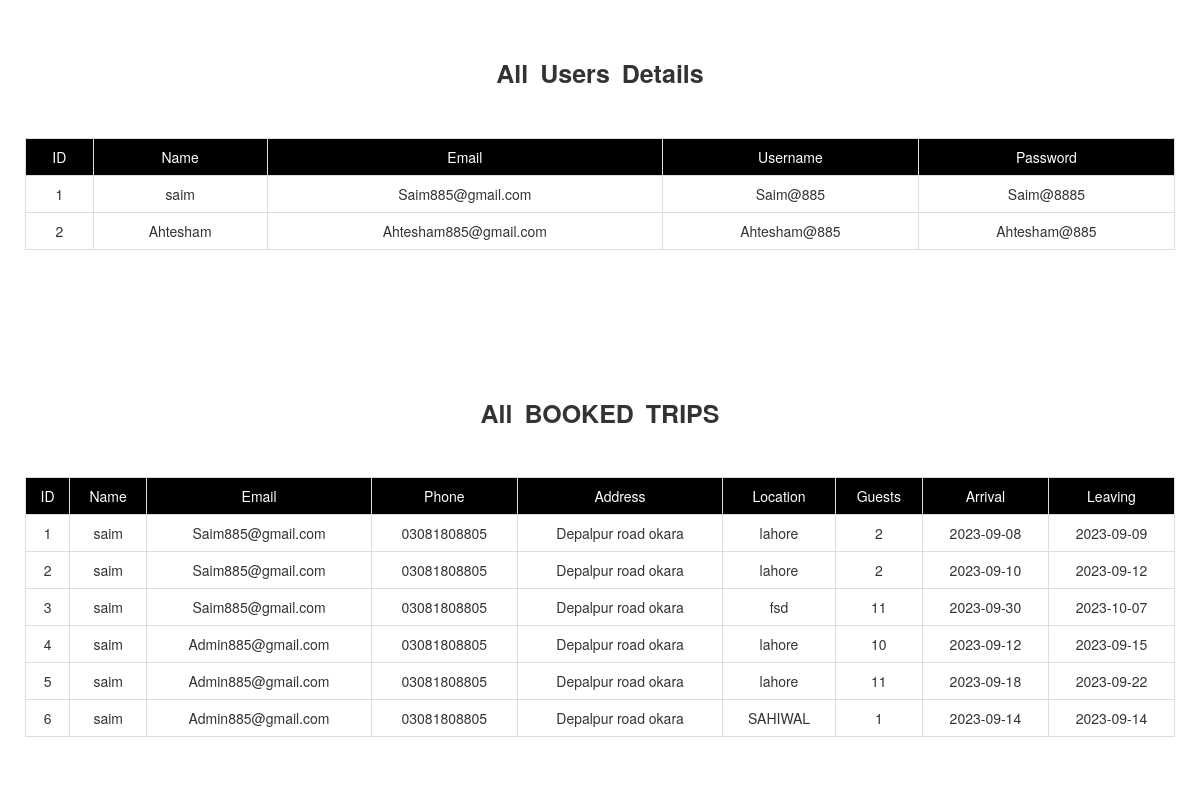
Screenshot of /admin-form.php (signed in) with the database file from the repository.
### tables this page shows
CREATE TABLE `data` (
  `id` int(255) NOT NULL,
  `name` varchar(255) NOT NULL,
  `email` varchar(255) NOT NULL,
  `username` varchar(255) NOT NULL,
  `password` varchar(255) NOT NULL
);

CREATE TABLE `book_form` (
  `id` int(255) NOT NULL,
  `name` varchar(255) NOT NULL,
  `fname` varchar(255) NOT NULL,
  `email` varchar(255) NOT NULL,
  `phone` varchar(255) NOT NULL,
  `address` varchar(255) NOT NULL,
  `location` varchar(255) NOT NULL,
  `guests` int(255) NOT NULL,
  `arrivals` date NOT NULL,
  `leaving` date NOT NULL
);

### admin-form.php (the view, shortened to what this page needs)
<?php
    $connection = mysqli_connect('localhost','root','','book_db');
?>
<!DOCTYPE html>
<html lang="en">
<head>
    <link rel="stylesheet" href="https://cdn.jsdelivr.net/npm/swiper@9/swiper-bundle.min.css"/>
    <link rel="stylesheet" href="https://cdnjs.cloudflare.com/ajax/libs/font-awesome/6.3.0/css/all.min.css">
    <link rel="stylesheet" href="assests/css/Bootstrap/css/bootstrap.min.css">
    <link rel="stylesheet" href="assests/css/style2.css">
</head>
<body>
    <div class="container-fluid">
        <div class="row">
            <div class="col">
                <div class="card">
                    <div class="card-header">
                        <h2 class="display-6">All Users Details</h2>
                    </div>
                    <div class="card-body">
                        <table class="table table-bordered">
                            <tr class="table-head">
                                <td>ID</td>
                                <td>Name</td>
                                <td>Email</td>
                                <td>Username</td>
                                <td>Password</td>
                            </tr>
                            <?php
                                $userdata = "select * from data";
                                $result = mysqli_query($connection,$userdata);
                                while($row = mysqli_fetch_assoc($result))
                                echo "
                                    <tr>
                                        <td>".$row['id']."</td>
                                        <td>".$row['name']."</td>
                                        <td>".$row['email']."</td>
                                        <td>".$row['username']."</td>
                                        <td>".$row['password']."</td>
                                     </tr>
                                "
                            ?>
                        </table>
                    </div>
                </div>
            </div>
        </div>
    </div>
    <div class="container-fluid" style="margin-top:70px">
        <div class="row">
            <div class="col">
                <div class="card">
                    <div class="card-header">
                        <h2 class="display-6">All BOOKED TRIPS</h2>
                    </div>
                    <div class="card-body">
                        <table class="table table-bordered">
                            <tr class="table-head">
                                <td>ID</td>
                                <td>Name</td>
                                <td>Email</td>
                                <td>Phone</td>
                                <td>Address</td>
                                <td>Location</td>
                                <td>Guests</td>
                                <td>Arrival</td>
                                <td>Leaving</td>
                            </tr>
                            <?php
                                $query = "select * from book_form";
                                $result = mysqli_query($connection,$query);
                                while($row = mysqli_fetch_assoc($result))
                                echo "
                                    <tr>
                                        <td>".$row['id']."</td>
                                        <td>".$row['name']."</td>
                                        <td>".$row['email']."</td>
                                        <td>".$row['phone']."</td>
                                        <td>".$row['address']."</td>
                                        <td>".$row['location']."</td>
                                        <td>".$row['guests']."</td>
                                        <td>".$row['arrivals']."</td>
                                        <td>".$row['leaving']."</td>
                                     </tr>
                                "
                            ?>
                        </table>
                    </div>
                </div>
            </div>
        </div>
    </div>
</body>
</html>

### assests/css/style2.css (style rules this page uses)
.container-fluid { margin: 20px; padding:20px; text-align: center; justify-content: center; }
.container-fluid h2 { margin-bottom: 50px; font-size: 25px; font-weight: bold; word-spacing: 5px; }
.container-fluid .table-head { background-color: black; color:white; }

### rows the page displays
data: id "1", name "saim", email "Saim885@gmail.com", username "Saim@885", password "Saim@8885"
data: id "2", name "Ahtesham", email "Ahtesham885@gmail.com", username "Ahtesham@885", password "Ahtesham@885"
book_form: id "1", name "saim", email "Saim885@gmail.com", phone "03081808805", address "Depalpur road okara", location "lahore", guests "2", arrivals "2023-09-08", leaving "2023-09-09"
book_form: id "2", name "saim", email "Saim885@gmail.com", phone "03081808805", address "Depalpur road okara", location "lahore", guests "2", arrivals "2023-09-10", leaving "2023-09-12"
book_form: id "3", name "saim", email "Saim885@gmail.com", phone "03081808805", address "Depalpur road okara", location "fsd", guests "11", arrivals "2023-09-30", leaving "2023-10-07"
book_form: id "4", name "saim", email "Admin885@gmail.com", phone "03081808805", address "Depalpur road okara", location "lahore", guests "10", arrivals "2023-09-12", leaving "2023-09-15"
book_form: id "5", name "saim", email "Admin885@gmail.com", phone "03081808805", address "Depalpur road okara", location "lahore", guests "11", arrivals "2023-09-18", leaving "2023-09-22"
book_form: id "6", name "saim", email "Admin885@gmail.com", phone "03081808805", address "Depalpur road okara", location "SAHIWAL", guests "1", arrivals "2023-09-14", leaving "2023-09-14"
